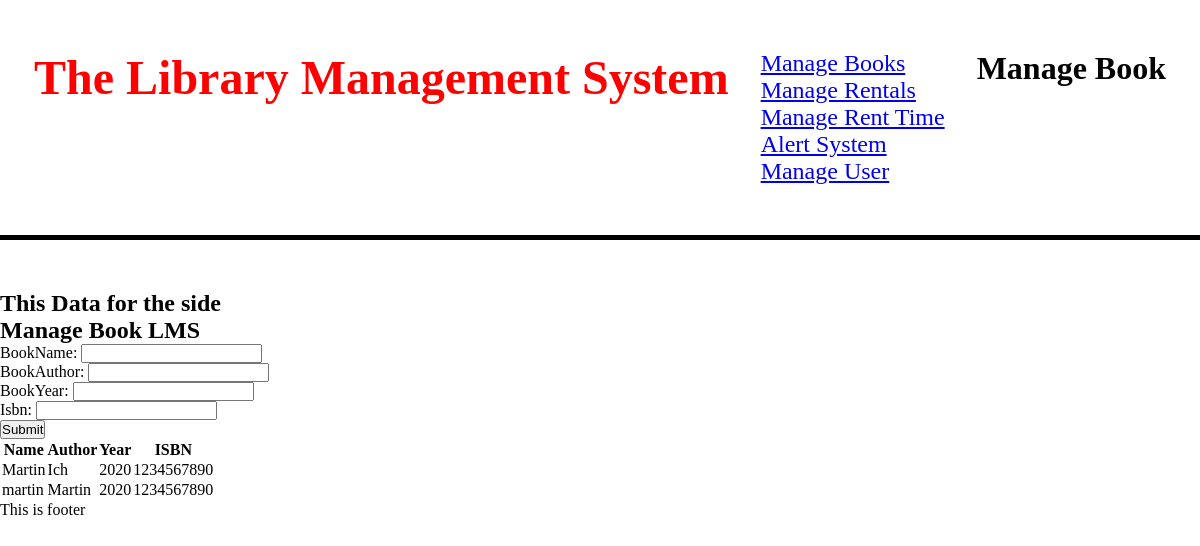
The app's page /manageBooks with its own data.
### manageBooks/models.py (models this page shows)
class bookRecord(models.Model):
    id = models.IntegerField(primary_key= True)
    bookName =  models.CharField( max_length=150)
    bookAuthor= models.CharField( max_length=100)
    bookYear = models.IntegerField()
    isbn = models.IntegerField()
    isActive = models.BooleanField(default=True)

### manageBooks/views.py (the view)
# urls.py: path('manageBooks', book_views.index, name='manage_books'),
def index(request):
    if request.method =="POST":
        fill_form = manageBook(request.POST)
        if fill_form.is_valid():
            fill_form.save()
    data = bookRecord.objects.all()
    context ={'manage_Book': manageBook,
              'bookDB': data}
    return render(request,'manageBookLMS.html', context )

### template/manageBookLMS.html (shortened to what this page needs)
{% extends 'base.html' %}
{% load static %}
{% block title %}
<h1>Manage Book</h1>
{% endblock %}
{% block side %}
<h2>This Data for the side</h2>
{% endblock %}
{% block content %}
<div>
  <h2>Manage Book LMS</h2>
  <form method="POST">
    {{ manage_Book }}
    <button type="submit">Submit</button>
  </form>
<table>
  <th>Name</th><th>Author</th><th>Year</th><th>ISBN</th>
  {% for i in bookDB %}
<tr><td>{{i.bookName}}</td><td>{{i.bookAuthor}}</td><td>{{i.bookYear}}</td><td>{{i.isbn}}</td>
</tr>
{% endfor %}
</table>
</div>
{% endblock %}

### static/css/style.css (style rules this page uses)
* { margin: 0; padding: 0; box-sizing: border-box; }

### records on screen
bookRecord: bookName "Martin", bookAuthor "Ich", bookYear "2020", isbn "1234567890"
bookRecord: bookName "martin", bookAuthor "Martin", bookYear "2020", isbn "1234567890"
